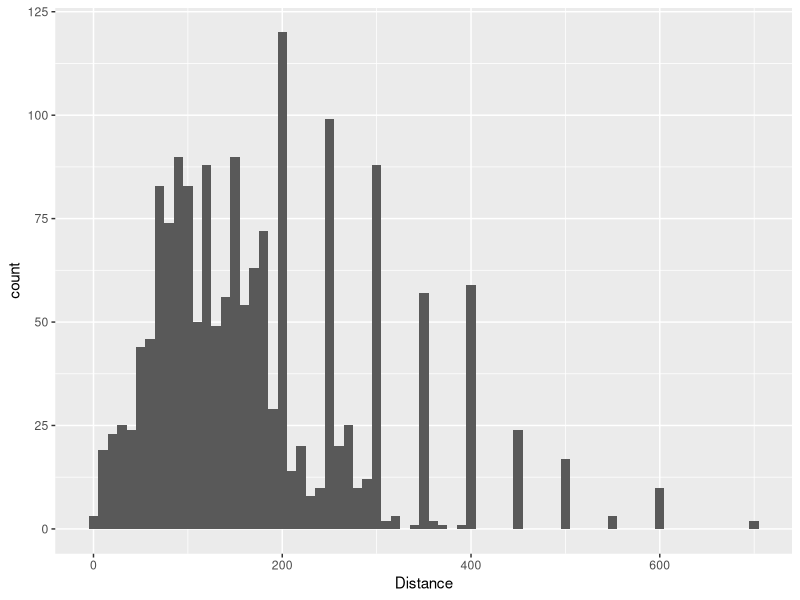
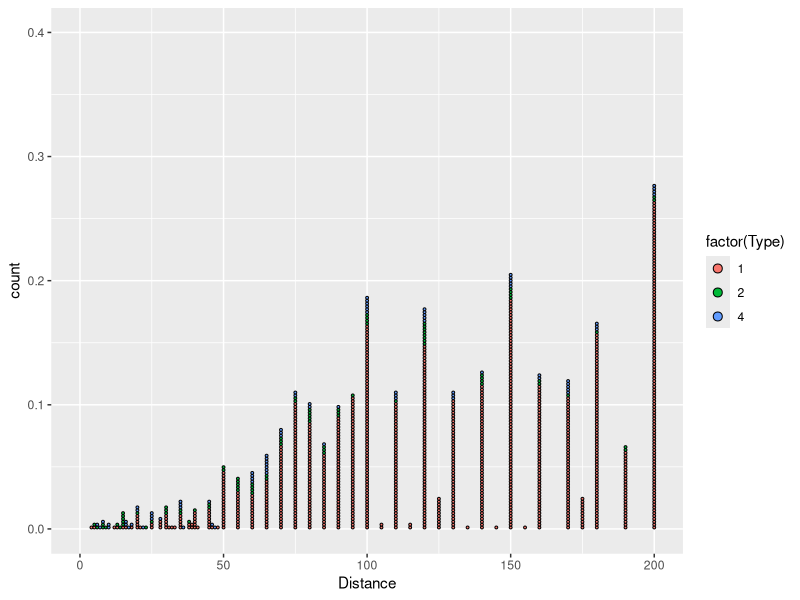
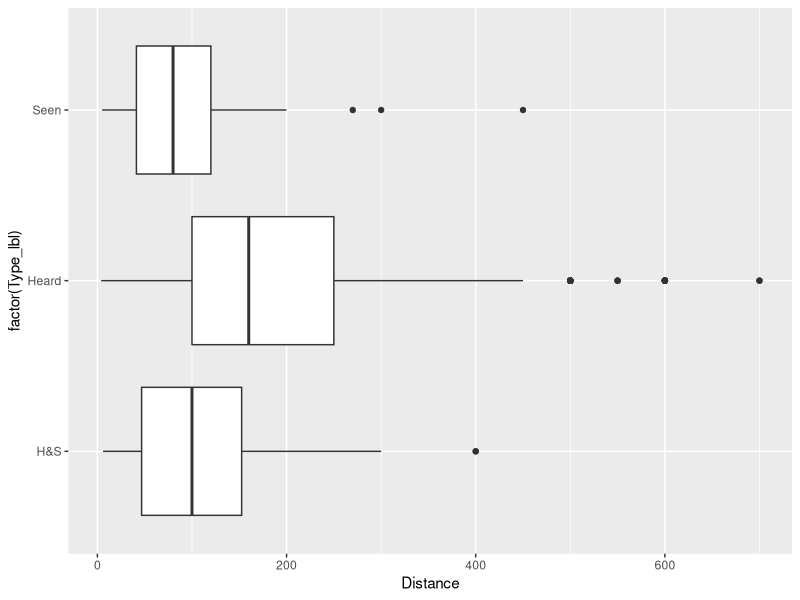
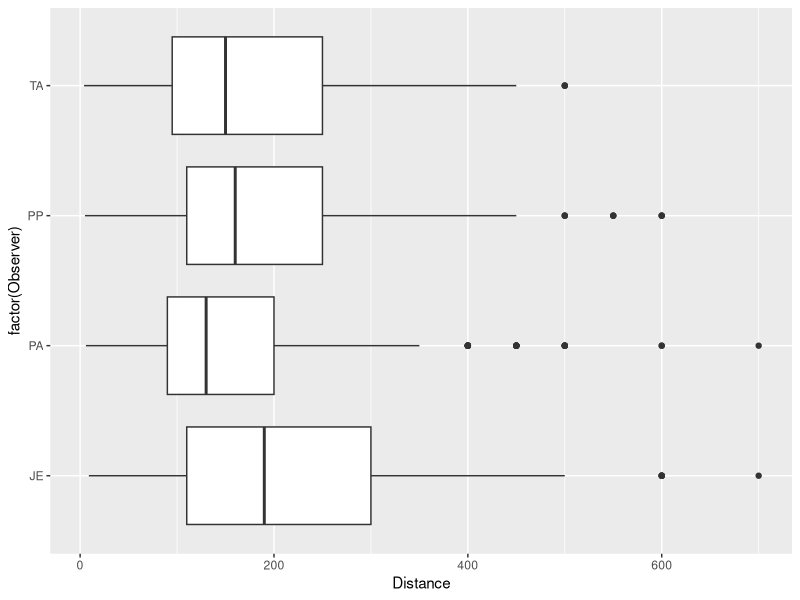

Write the R code that produced these figures, in order. (Note: this script raises an error after producing the figures.)
### 4/20/14

## Reminder:
#Island 2 = Rota
#Island 4 = Tinian

library(dplyr)
library(ggplot2)
library(lubridate) # date/time manipulation

raw.data <- tbl_df(read.csv("COKI.csv", stringsAsFactors=FALSE))

## ===== CODING ====

Labels.Type <- c("Heard", "Seen", "", "H&S")
islands = c("Rota", "Tinian")

## want to add unique station ID
## need to get date into a date form



raw.data.2 <- mutate(raw.data, 
                     Date = mdy(paste(Mo, Day, 1900+Year, sep="/")),
                     Time = hm(paste(Hour%/%100, Hour%%100, sep=":")),
                     Stat_ID = (Transect*100)+Station,
                     Type_lbl = Labels.Type[Type],
                     Island_Name = islands[Island/2]
                     )

coki.82 <- filter(raw.data.2, Year==82)

Palie.82 <- filter(raw.data.2, Island==2, Year==82, Transect %in% c(5,11))
write.csv(Palie.82, file="Palie_82.csv", row.names=FALSE)

## ====== Graphs =======
ggplot(coki.82, aes(x=Distance))+geom_histogram(binwidth=10)


ggplot(coki.82, aes(x=Distance, fill=factor(Type)))+geom_dotplot(stackgroups=TRUE, binwidth=1, method="histodot")+ylim(0, 0.4)+xlim(0,200)
# too hard to read


## === Distance by Observation Type ===
ggplot(coki.82, aes(factor(Type_lbl), Distance))+geom_boxplot()+coord_flip()
# Heard were further away, only seen up close


## === Distance by observer ===
ggplot(coki.82, aes(factor(Observer), Distance))+geom_boxplot()+coord_flip()
# TA & PP are comparable, PA's median is slightly lower w/ smaller spread than previous two. JE is higher, with  much wider spread than the other three.


## ==== Station Plot ===
# this is not meant to be an actual map, but just to observe the # observed per station
# will need count per observer per station, then summarise by station.
by.Station.2 <- coki.82 %.%
    filter(Island==2) %.%
    group_by(Stat_ID, Observer)%.%
    summarise(
      Seen=n(), 
      Tr = first(Transect), 
      St=first(Station)
      ) %.%
    group_by(Stat_ID) %.%
    summarise(
      Avg=mean(Seen),
      Tr = first(Tr), 
      St=first(St)
      )

ggplot(by.Station.2, aes(St, Tr, colour=Avg))+geom_point(aes(size = Avg)) +scale_size_area()+ggtitle("Mean Observations per Station: Island 2")+ylab("Transect #")+xlab("Station #")

# I'm not sure this graph  has statistical merit, but what it does tell me is that the higher observations are not clustered in any particular area, but they are spread out. It would probably be beneficial to map this to an actual map but that may be more work than I care to do at the moment. 

# --- I may not have broken that up by island. Fixed. There is maybe some clustering




by.Date.2 <- coki.82 %.%
  filter(Island==2) %.%
  group_by(Date, Stat_ID, Observer)%.%
  summarise(
    Seen=n()
  ) %.%
  group_by(Date, Stat_ID) %.%
  summarise(
    Avg=mean(Seen)
  ) 

ggplot(by.Date.2, aes(Date, Avg))+geom_point()+ylim(0,7)
# this is not quite the graph I was shooting for, but I think it's informative. It shows that the average # of birds observed per station (averaging between the two observers) was pretty consistent. I think I'd like to summarise further by the value of Avg to see how many fell in which range.

by.Date.2.avg <- by.Date.2 %.%
  group_by(Date, Avg) %.%
  summarise( count=n() )

ggplot(by.Date.2.avg, aes(Date, Avg, colour=count))+geom_point(aes(size = count)) +ylim(0,7)
## i think this is a bit more informative, showing that we saw around 2 per station, on average, and that it did not seem to change much throughout time. The days with lower averages may just be fewer station visits.


ggplot(by.Date.2, aes(Date, Stat_ID))+geom_point()
# hmm. This is looking like some of the adjacent stations were observed on the same day

coki.82 %.%
  group_by(Island, Date, Stat_ID) %.%
  summarise(n(), first(Hour))

## Yeah, it's looking like they stepped sequentially through the stations, by date. Will need to look at full list, but that could affect analysis. They're broken up over time, so it wasn't completely sequential, and I do understand that for convenience they'd need to do this, but not great. 


filter(by.Date.2, Date== as.POSIXct("1982-03-29", tz="UTC"))
